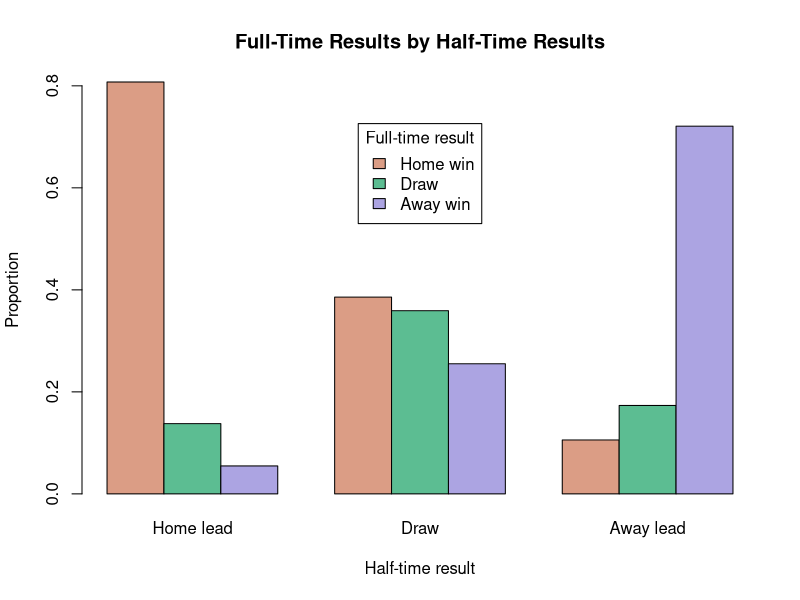
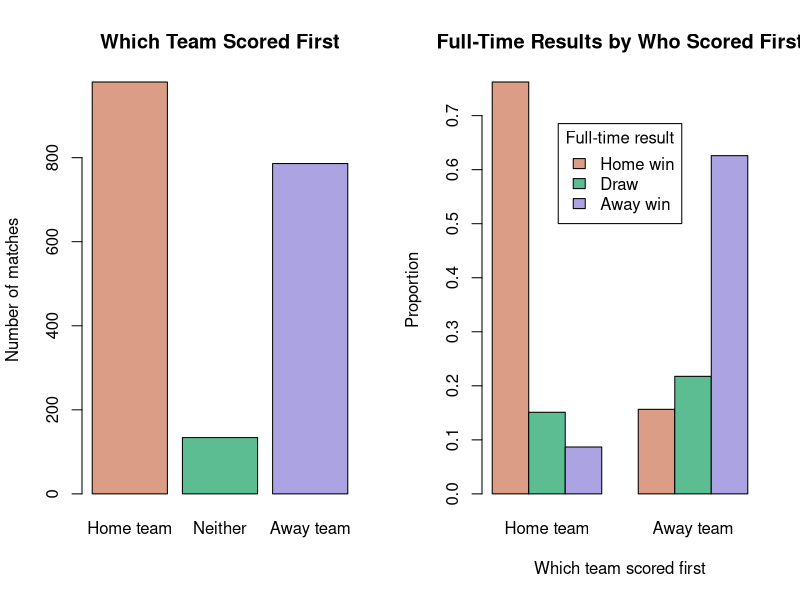
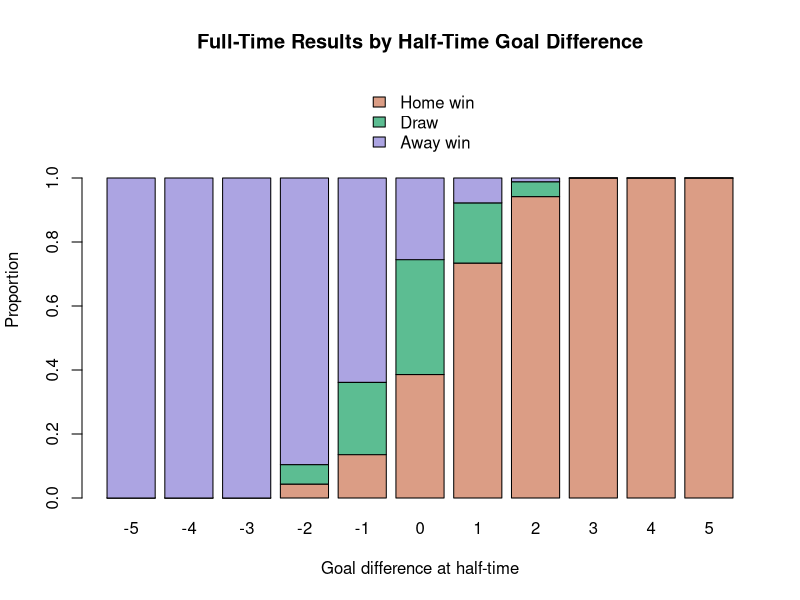
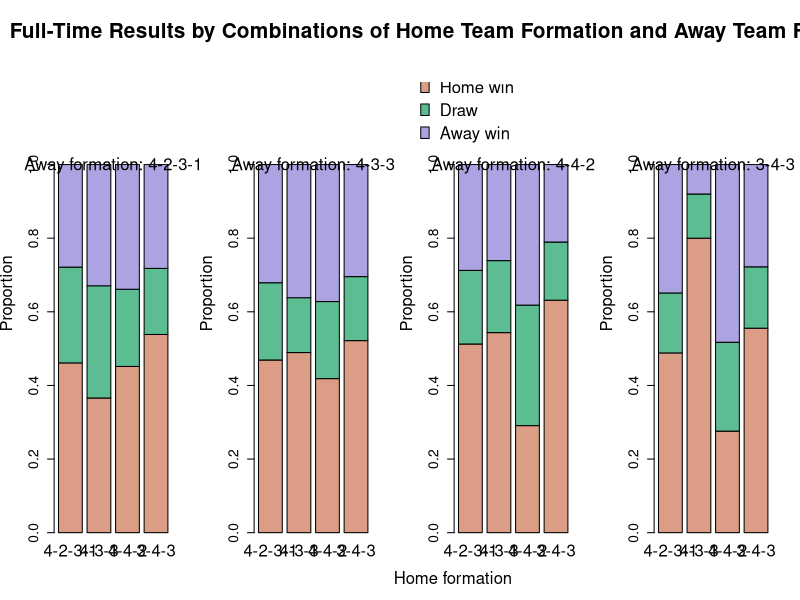
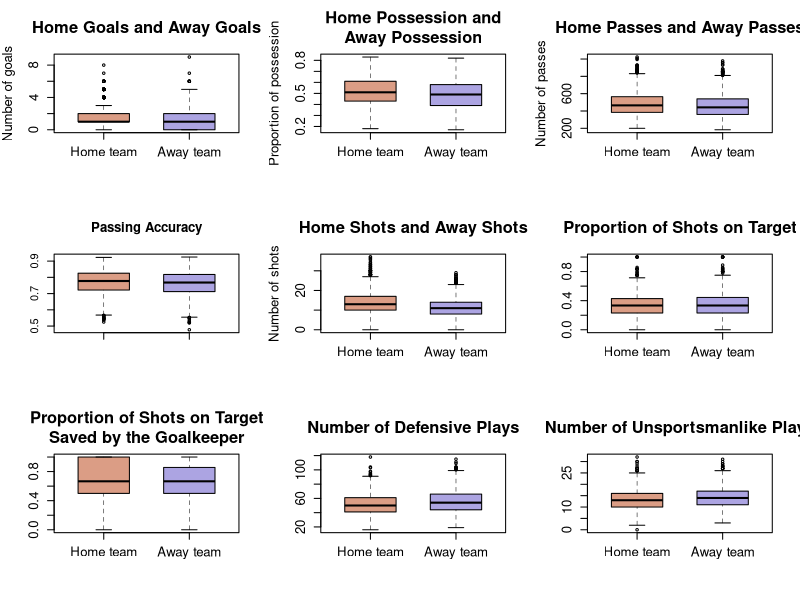
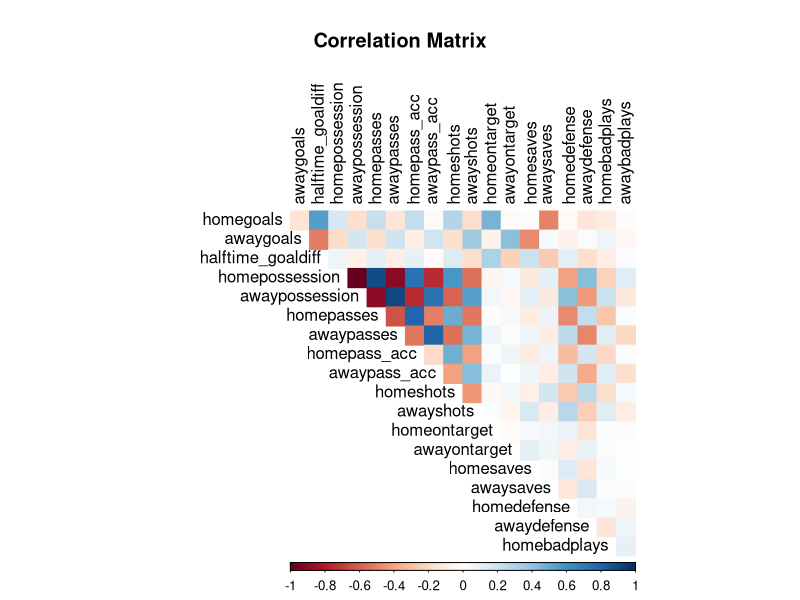
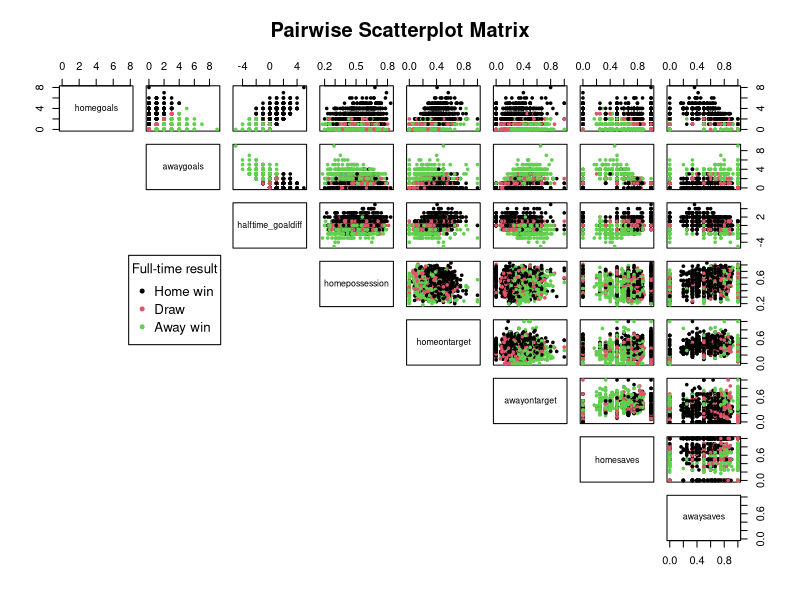
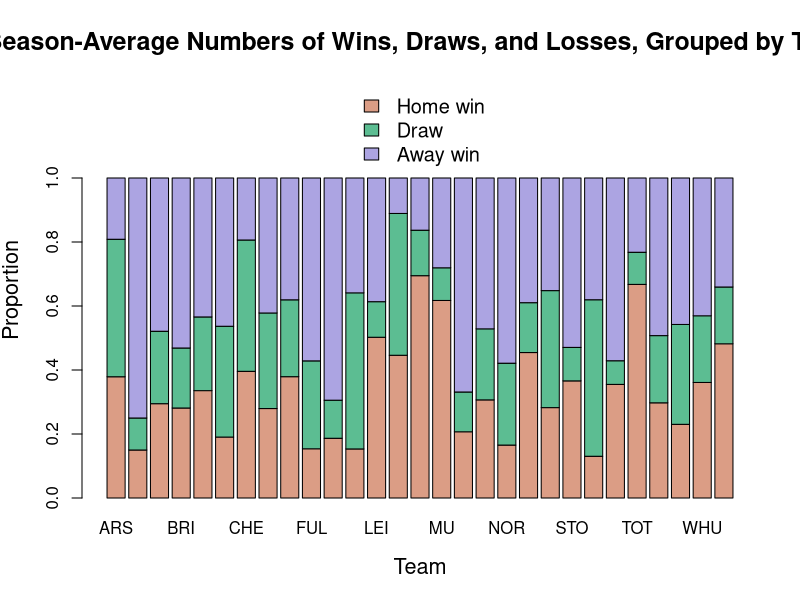

These figures' R source, in order: (Note: this script raises an error after producing the figures.)
## Analyzing match statistics and team performances in 5 seasons (2015/16 to 2019/20) of the Premier League
##
## AUTHOR: TARA NGUYEN
## Part of final project for UCLA Extension course:
## Introduction to Data Science
## Completed in December 2020

########## DATA IMPORT AND CLEANING ##########

library(readr)   ## for function read_csv()
matchstats <- read_csv('matchstats.csv')
matchstats
names(matchstats)
summary(matchstats)
colSums(is.na(matchstats))

## replace NAs

matchstats$scoredfirst[is.na(matchstats$scoredfirst)] <- 'neither'

## turn some variables into factors

matchstats$season <- as.factor(matchstats$season)
matchstats$fulltime_res <- factor(matchstats$fulltime_res,
	levels = c('home_win', 'draw', 'away_win'))
matchstats$scoredfirst <- factor(matchstats$scoredfirst,
	levels = c('home', 'neither', 'away'))
matchstats$halftime_res <- factor(matchstats$halftime_res,
	levels = c('home_lead', 'draw', 'away_lead'))
summary(matchstats)

########## DATA TRANSFORMATION ##########

## full-time and half-time results

ft_res <- c('Home win', 'Draw', 'Away win')
ht_res <- c('Home lead', 'Draw', 'Away lead')

## which team scored first

sf <- c('Home team', 'Neither', 'Away team')

##### MATCH RECORDS #####

## most home goals, most away goals

sorthomegoals <- matchstats[order(matchstats$homegoals), c(1:4, 5)]
tail(sorthomegoals)
tail(matchstats[order(matchstats$awaygoals), c(1:4, 6)])

## draws with the most goals

tail(sorthomegoals[sorthomegoals$fulltime_res == 'draw', ], 15)

## biggest home wins, biggest away wins

goaldiff <- matchstats$homegoals - matchstats$awaygoals
tail(matchstats[order(goaldiff), c(1:3, 5, 6)])
head(matchstats[order(goaldiff), c(1:3, 5, 6)])

## highest goal difference at half-time

tail(matchstats[order(matchstats$halftime_goaldiff), c(1:4, 9)])

## biggest comebacks after trailing at half-time

comeback <- cbind(matchstats[, c(1:3, 5, 6, 9)], goaldiff)
comeback <- comeback[order(comeback$halftime_goaldiff), ]

home_cb <- subset(comeback, halftime_goaldiff < 0 & goaldiff > 0)
home_cb_goals <- home_cb$goaldiff - home_cb$halftime_goaldiff
tail(home_cb[order(abs(home_cb$halftime_goaldiff), home_cb_goals), ])

away_cb <- subset(comeback, halftime_goaldiff > 0 & goaldiff < 0)
away_cb_goals <- away_cb$halftime_goaldiff - away_cb$goaldiff
tail(away_cb[order(away_cb$halftime_goaldiff, away_cb_goals), ])

## most unbalanced possession

possessdiff <- matchstats$homepossession - matchstats$awaypossession
tail(matchstats[order(abs(possessdiff)), c(1:4, 12, 13)])

## wins with the lowest possession

sorthomepossess <- matchstats[order(matchstats$homepossession), c(1:4, 12)]
head(sorthomepossess[sorthomepossess$fulltime_res == 'home_win', ])
sortawaypossess <- matchstats[order(matchstats$awaypossession), c(1:4, 13)]
head(sortawaypossess[sortawaypossess$fulltime_res == 'away_win', ])

## losses with the highest possession

tail(sorthomepossess[sorthomepossess$fulltime_res == 'away_win', ])
tail(sortawaypossess[sortawaypossess$fulltime_res == 'home_win', ])

## most/least passes by both teams combined

totalpasses <- matchstats$homepasses + matchstats$awaypasses
passes_subset <- cbind(matchstats[, c(1:4, 14, 15)], totalpasses)
tail(passes_subset[order(totalpasses), ])
head(passes_subset[order(totalpasses), ])

## biggest difference in number of accurate passes

homeaccpasses <- matchstats$homepasses * matchstats$homepass_acc
awayaccpasses <- matchstats$awaypasses * matchstats$awaypass_acc
accpassdiff <- abs(homeaccpasses - awayaccpasses)
accpass_subset <- cbind(matchstats[, c(1:4)], homeaccpasses, awayaccpasses,
	accpassdiff)
tail(accpass_subset[order(accpassdiff), ])

## most/least shots by both teams combined

totalshots <- matchstats$homeshots + matchstats$awayshots
shots_subset <- cbind(matchstats[, c(1:4, 18, 19)], totalshots)
tail(shots_subset[order(totalshots), ])
head(shots_subset[order(totalshots), ])

## wins with the least shots on target

homeshots_ot <- matchstats$homeshots * matchstats$homeontarget
homesot_subset <- cbind(matchstats[, 1:4], homeshots_ot)
homesot_subset <- homesot_subset[order(homeshots_ot), ]
head(homesot_subset[homesot_subset$fulltime_res == 'home_win', ])

awayshots_ot <- matchstats$awayshots * matchstats$awayontarget
awaysot_subset <- cbind(matchstats[, 1:4], awayshots_ot)
awaysot_subset <- awaysot_subset[order(awayshots_ot), ]
head(awaysot_subset[awaysot_subset$fulltime_res == 'away_win', ])

## losses with the most shots on target

tail(homesot_subset[homesot_subset$fulltime_res == 'away_win', ])
tail(awaysot_subset[awaysot_subset$fulltime_res == 'home_win', ])

## biggest difference in number of shots on target

sotdiff <- abs(homeshots_ot - awayshots_ot)
sot_subset <- cbind(matchstats[, 1:4], homeshots_ot, awayshots_ot, sotdiff)
tail(sot_subset[order(sot_subset$sotdiff), ])

## goalless draws with the highest number of shots on target

totalsot <- homeshots_ot + awayshots_ot
nogoal_subset <- cbind(matchstats[, c(1:3, 7)], homeshots_ot, awayshots_ot, 
	totalsot)
nogoal_subset <- subset(nogoal_subset, scoredfirst == 'neither',
	select = c(1:3, 5:7))
tail(nogoal_subset[order(nogoal_subset$totalsot), ])

## most/least defensive plays by both teams combined

totaldefense <- matchstats$homedefense + matchstats$awaydefense
defense_subset <- cbind(matchstats[, c(1:4, 24, 25)], totaldefense)
tail(defense_subset[order(totaldefense), ])
head(defense_subset[order(totaldefense), ])

## most/least unsportsmanlike plays by both teams combined

totalbadplays <- matchstats$homebadplays + matchstats$awaybadplays
badplays_subset <- cbind(matchstats[, c(1:4, 26, 27)], totalbadplays)
tail(badplays_subset[order(totalbadplays), ])
head(badplays_subset[order(totalbadplays), ])

##### CONTIGENCY TABLES ACROSS ALL MATCHES #####

## full-time results, half-time results, and which team scored first

(ft_res_tab <- table(matchstats$fulltime_res))
(ht_res_tab <- table(matchstats$halftime_res))
(sf_tab <- table(matchstats$scoredfirst))

## full-time results by half-time results

(ft_ht_tab <- xtabs(~ fulltime_res + halftime_res, matchstats))
(ft_ht_proptab <- prop.table(ft_ht_tab, 2))   ## proportions

## full-time results by who scored first

(ft_sf_tab <- xtabs(~ fulltime_res + scoredfirst, matchstats))
(ft_sf_proptab <- prop.table(ft_sf_tab, 2))   ## proportions

## full-time results by goal difference at half-time, by home goals and by away goals

(ft_htgd_tab <- xtabs(~ fulltime_res + halftime_goaldiff, matchstats))
(ft_htgd_proptab <- prop.table(ft_htgd_tab, 2))   ## proportions

## full-time results by home goals and by away goals

(ft_homegoals_tab <- xtabs(~ fulltime_res + homegoals, matchstats))
(ft_awaygoals_tab <- xtabs(~ fulltime_res + awaygoals, matchstats))

## number of unique formations

(n_formations_unique <- 
	length(unique(c(matchstats$homeformation, matchstats$awayformation))))
	## 33

## number of times each formation was used

(homefm_tab <- sort(table(matchstats$homeformation), decreasing = T))
(awayfm_tab <- sort(table(matchstats$awayformation), decreasing = T))

## number of home wins, draws, and away wins grouped by formation
## (only the most used formations included)

ft_form_tab <- xtabs(~ fulltime_res + homeformation + awayformation, 
	matchstats)
(ft_form_tab <- ft_form_tab[, names(homefm_tab[1:4]),
	names(awayfm_tab[1:4])])
(ft_form_proptab <- prop.table(ft_form_tab, 2:3))   ## proportions

##### PER-SEASON AND PER-MATCH AVERAGES AT TEAM LEVEL #####

n_teams_per_season <- 20

## all teams

(teams <- sort(unique(c(matchstats$hometeam, matchstats$awayteam))))

## abbreviate team names

teams_abbr <- toupper(substr(teams, 1, 3))
teams_abbr[which(teams_abbr == 'MAN')] <- c('MCT', 'MU')
teams_abbr[which(teams_abbr == 'WES')] <- c('WBA', 'WHU')
teams_abbr

## number of unique teams in all seasons

(n_teams_unique <- length(teams))   ## 29

## number of home/away games each team played across all seasons

n_homegames_byteam <- table(matchstats$hometeam)

## number of seasons each team played in

(n_seasons_byteam <- n_homegames_byteam / (n_teams_per_season - 1))

## teams that played in all 5 seasons

n_seasons_byteam[n_seasons_byteam == 5]
sum(n_seasons_byteam == 5)   ## 13

## season-average number of wins/draws/losses

home_res_tab <- xtabs(~ fulltime_res + hometeam, matchstats)
home_res_seasonavg <- home_res_tab / as.vector(n_seasons_byteam)
head(home_res_seasonavg)

away_res_tab <- xtabs(~ fulltime_res + awayteam, matchstats)
away_res_seasonavg <- away_res_tab / as.vector(n_seasons_byteam)
head(away_res_seasonavg)

res_seasonavg <- rbind(home_res_seasonavg[1, ] + away_res_seasonavg[3, ],
	home_res_seasonavg[2, ] + away_res_seasonavg[2, ],
	home_res_seasonavg[3, ] + away_res_seasonavg[1, ])
rownames(res_seasonavg) <- c('win', 'draw', 'loss')
(res_proptab <- prop.table(res_seasonavg, 2))   ## proportions

## season-average number of times each team scored/conceded first, grouped by full-time results

home_sf_res_tab <- xtabs(~ hometeam + scoredfirst + fulltime_res, 
	matchstats)
home_sf_res_seasonavg <- home_sf_res_tab / as.vector(n_seasons_byteam)
head(home_sf_res_seasonavg[, , 2])

away_sf_res_tab <- xtabs(~ awayteam + scoredfirst + fulltime_res, 
	matchstats)
away_sf_res_seasonavg <- away_sf_res_tab / as.vector(n_seasons_byteam)
head(away_sf_res_seasonavg[, , 2])

## season-average number of wins after conceding first

concf_win_seasonavg <- rbind(home_sf_res_seasonavg[, 'away', 'home_win'], 
	away_sf_res_seasonavg[, 'home', 'away_win'])
rownames(concf_win_seasonavg) <- c('home_win', 'away_win')
concf_win_seasonavg

## percentage of times each team won after conceding first

home_concf_win_prop <- prop.table(home_sf_res_tab[, 'away', ], 1)
away_concf_win_prop <- prop.table(away_sf_res_tab[, 'home', ], 1)
concf_win_prop <- cbind(home_concf_win_prop[, 'home_win'],
	away_concf_win_prop[, 'away_win'])
colnames(concf_win_prop) <- c('Home', 'Away')
head(concf_win_prop)

## season-average number of losses after scoring first

sf_loss_seasonavg <- rbind(home_sf_res_seasonavg[, 'home', 'away_win'], 
	away_sf_res_seasonavg[, 'away', 'home_win'])
rownames(sf_loss_seasonavg) <- c('home_loss', 'away_loss')
sf_loss_seasonavg

## season-average number of half-time leads/draws/trails, grouped by full-time results

home_ft_ht_tab <- xtabs(~ hometeam + halftime_res + fulltime_res,
	matchstats)
colnames(home_ft_ht_tab) <- c('lead', 'draw', 'trail')
home_ht_ft_seasonavg <- home_ft_ht_tab / as.vector(n_seasons_byteam)
head(home_ht_ft_seasonavg[, , 1])

away_ft_ht_tab <- xtabs(~ awayteam + halftime_res + fulltime_res,
	matchstats)
colnames(away_ft_ht_tab) <- c('trail', 'draw', 'lead')
away_ht_ft_seasonavg <- away_ft_ht_tab / as.vector(n_seasons_byteam)
head(away_ht_ft_seasonavg[, , 1])

## season-average number of wins after trailing at half-time

httrail_win_seasonavg <- rbind(home_ht_ft_seasonavg[, 'trail', 'home_win'],
	away_ht_ft_seasonavg[, 'trail', 'away_win'])
rownames(httrail_win_seasonavg) <- c('home_win', 'away_win')
httrail_win_seasonavg

## percentage of times each team won after trailing at half-time

home_httrail_win_prop <- prop.table(home_ft_ht_tab[, 'trail', ])
away_httrail_win_prop <- prop.table(away_ft_ht_tab[, 'trail', ])
httrail_win_prop <- cbind(home_httrail_win_prop[, 'home_win'],
	away_httrail_win_prop[, 'away_win'])
colnames(httrail_win_prop) <- c('Home', 'Away')
head(httrail_win_prop)

## season-average number of losses after leading at half-time

htlead_loss_seasonavg <- rbind(home_ht_ft_seasonavg[, 'lead', 'away_win'], 
	away_ht_ft_seasonavg[, 'lead', 'home_win'])
rownames(htlead_loss_seasonavg) <- c('home_loss', 'away_loss')
htlead_loss_seasonavg

## season-average number of clean sheets

(cleansh_seasonavg <- (xtabs(~ hometeam + awaygoals, matchstats)[, 1] +
	xtabs(~ awayteam + homegoals, matchstats)[, 1]) / n_seasons_byteam)

## match-average stats

home_matchavg <- aggregate(cbind(homegoals, awaygoals, halftime_goaldiff, 
	homepossession, homepasses, homepass_acc, homeshots, homeontarget, 
	homesaves, homedefense, homebadplays) ~ hometeam, matchstats, mean)
colnames(home_matchavg) <- c('team', 'goalsscored', 'goalsconceded', 
	'ht_goaldiff', 'possession', 'passes', 'pass_acc', 'shots', 'ontarget', 
	'saves', 'defense', 'badplays')

away_matchavg <- aggregate(cbind(homegoals, awaygoals, halftime_goaldiff, 
	awaypossession, awaypasses, awaypass_acc, awayshots, awayontarget, 
	awaysaves, awaydefense, awaybadplays) ~ awayteam, matchstats, mean)
colnames(away_matchavg) <- c('team', 'goalsconceded', 'goalsscored', 
	'ht_goaldiff', 'possession', 'passes', 'pass_acc', 'shots', 'ontarget', 
	'saves', 'defense', 'badplays')

matchavg <- cbind(home_matchavg[, 1:3], away_matchavg[, 3:2], 
	(home_matchavg[, 2] + away_matchavg[, 3]) / 2,
	(home_matchavg[, 3] + away_matchavg[, 2]) / 2)
matchavg <- cbind(matchavg,
	(home_matchavg[, -(1:3)] + away_matchavg[, -(1:3)]) / 2)
colnames(matchavg)
colnames(matchavg)[2:7] <- c('homescored', 'homeconceded', 'awayscored', 
	'awayconceded', 'totalscored', 'totalconceded')
matchavg$ft_goaldiff <- with(matchavg, 
	(homescored + awayscored - homeconceded - awayconceded) / 2)
colnames(matchavg)
matchavg <- matchavg[, c(1:7, 17, 8:16)]
format(head(matchavg), digits = 4)

##### SEASON-END STATS AT TEAM LEVEL #####

seasons <- levels(matchstats$season)

## teams in each season

library(reshape2)   ## for function melt()

teams_byseason <- t(aggregate(hometeam ~ season, matchstats, 
	function(x) sort(unique(x))))
teams_byseason <- teams_byseason[-1, ]
colnames(teams_byseason) <- seasons
teams_byseason <- melt(teams_byseason, varnames = c('', 'season'),
	value.name = 'team')
teams_byseason <- teams_byseason[, -1]
teams_byseason[c(1:5, 21:25), ]

## season-total number of wins/draws/losses

homewin_byseason <- aggregate(fulltime_res ~ hometeam + season, matchstats, 
	function(x) sum(x == 'home_win'))
awaywin_byseason <- aggregate(fulltime_res ~ awayteam + season, matchstats, 
	function(x) sum(x == 'away_win'))
win_byseason <- cbind(teams_byseason,
	homewin_byseason[, 3] + awaywin_byseason[, 3])
colnames(win_byseason)[3] <- 'win'

homedraw_byseason <- aggregate(fulltime_res ~ hometeam + season, matchstats, 
	function(x) sum(x == 'draw'))
awaydraw_byseason <- aggregate(fulltime_res ~ awayteam + season, matchstats, 
	function(x) sum(x == 'draw'))
draw_byseason <- cbind(teams_byseason,
	homedraw_byseason[, 3] + awaydraw_byseason[, 3])
colnames(draw_byseason)[3] <- 'draw'

homeloss_byseason <- aggregate(fulltime_res ~ hometeam + season, matchstats, 
	function(x) sum(x == 'away_win'))
awayloss_byseason <- aggregate(fulltime_res ~ awayteam + season, matchstats, 
	function(x) sum(x == 'home_win'))
loss_byseason <- cbind(teams_byseason,
	homeloss_byseason[, 3] + awayloss_byseason[, 3])
colnames(loss_byseason)[3] <- 'loss'

res_byseason <- cbind(win_byseason, draw_byseason[, 3], loss_byseason[, 3])
colnames(res_byseason)[4:5] <- c('draw', 'loss')
head(res_byseason)

## season-total number of points earned (3 for each win, 1 for each draw)

pts_byseason <- cbind(res_byseason[, 1:2],
	res_byseason$win * 3 + res_byseason$draw)
colnames(pts_byseason)[3] <- 'points'
head(pts_byseason)

## season-total number of goals scored/conceded

homesc_byseason <- aggregate(homegoals ~ hometeam + season, matchstats, sum)
awaysc_byseason <- aggregate(awaygoals ~ awayteam + season, matchstats, sum)
scored_byseason <- cbind(teams_byseason,
	homesc_byseason[, 3] + awaysc_byseason[, 3])
colnames(scored_byseason)[3] <- 'goalsscored'
head(scored_byseason)

homeconc_byseason <- aggregate(awaygoals ~ hometeam + season, matchstats, 
	sum)
awayconc_byseason <- aggregate(homegoals ~ awayteam + season, matchstats, 
	sum)
conceded_byseason <- cbind(teams_byseason,
	homeconc_byseason[, 3] + awayconc_byseason[, 3])
colnames(conceded_byseason)[3] <- 'goalsconceded'
head(conceded_byseason)

## season-total goal difference

goaldiff_byseason <- cbind(teams_byseason,
	scored_byseason[3] - conceded_byseason[3])
colnames(goaldiff_byseason)[3] <- 'goaldiff'
head(goaldiff_byseason)

##### TEAM RANKINGS #####

## rankings at the end of each season

ranktab_byseason <- cbind(res_byseason, pts_byseason[3], scored_byseason[3], 
	conceded_byseason[3])

## season-total goal difference
ranktab_byseason$goaldiff <- 
	ranktab_byseason$goalsscored - ranktab_byseason$goalsconceded

## ranks
ranktab_byseason <- ranktab_byseason[with(ranktab_byseason, 
	order(season, points, goaldiff, goalsscored, goalsconceded, 
	decreasing = c(F, rep(T, 4)))), ]
ranktab_byseason$rank <- rep(1:n_teams_per_season, length(seasons))
ncol <- ncol(ranktab_byseason)
ranktab_byseason <- ranktab_byseason[, c(ncol, 1:(ncol-1))]
head(ranktab_byseason)
tail(ranktab_byseason)

## rankings across all seasons

ranktab_allseasons <- cbind(n_homegames_byteam * 2, 
	aggregate(cbind(win, draw, loss, points, goalsscored, goalsconceded, 
		goaldiff) ~ team, ranktab_byseason, mean)[, -1])
head(ranktab_allseasons)
colnames(ranktab_allseasons)[1:2] <- c('team', 'matches')

## ranks
ranktab_allseasons <- ranktab_allseasons[with(ranktab_allseasons, 
	order(points, goaldiff, goalsscored, decreasing = T)), ]
ranktab_allseasons$rank <- 1:nrow(ranktab_allseasons)
ncol <- ncol(ranktab_allseasons)
ranktab_allseasons <- ranktab_allseasons[, c(ncol, 1:(ncol-1))]
head(ranktab_allseasons)   ## teams with the highest average points/season
tail(ranktab_allseasons)   ## teams with the lowest average points/season

##### TEAM RECORDS #####

## most/least wins/draws/losses in a season

tail(ranktab_byseason[order(ranktab_byseason$win), ])
head(ranktab_byseason[order(ranktab_byseason$win), ])
tail(ranktab_byseason[order(ranktab_byseason$draw), ])
head(ranktab_byseason[order(ranktab_byseason$draw), ])
tail(ranktab_byseason[order(ranktab_byseason$loss), ])
head(ranktab_byseason[order(ranktab_byseason$loss), ])

## most/least total wins/draws/losses per season

tail(ranktab_allseasons[order(ranktab_allseasons$win), ])
head(ranktab_allseasons[order(ranktab_allseasons$win), ])
tail(ranktab_allseasons[order(ranktab_allseasons$draw), ])
head(ranktab_allseasons[order(ranktab_allseasons$draw), ])
tail(ranktab_allseasons[order(ranktab_allseasons$loss), ])
head(ranktab_allseasons[order(ranktab_allseasons$loss), ])

## most/least points in a season

tail(ranktab_byseason[order(ranktab_byseason$points), ])
head(ranktab_byseason[order(ranktab_byseason$points), ])

## most season-average wins after conceding first

tail(sort(colSums(concf_win_seasonavg)))

## most season-average losses after scoring first

tail(sort(colSums(sf_loss_seasonavg)))

## most season-average wins after trailing at half-time

tail(sort(colSums(httrail_win_seasonavg)))

## most season-average losses after leading at half-time

tail(sort(colSums(htlead_loss_seasonavg)))

## most clean sheets per season

tail(sort(cleansh_seasonavg))

## most/least goals scored/conceded in a season

tail(ranktab_byseason[order(ranktab_byseason$goalsscored), ])
head(ranktab_byseason[order(ranktab_byseason$goalsscored), ])
tail(ranktab_byseason[order(ranktab_byseason$goalsconceded), ])
head(ranktab_byseason[order(ranktab_byseason$goalsconceded), ])

## highest/lowest goal difference in a season

tail(ranktab_byseason[order(ranktab_byseason$goaldiff), ])
head(ranktab_byseason[order(ranktab_byseason$goaldiff), ])

########## DATA VISUALIZATION ##########

## function for getting colors for plots
## n: number of colors needed
## i: index of the color palette listed in hcl.pals('qualitative')
## i = 1: "Pastel 1"
## i = 2: "Dark 2"
## i = 3: "Dark 3"
## i = 4: "Set 2"
## i = 5: "Set 3"
## i = 6: "Warm"
## i = 7: "Cold"
## i = 8: "Harmonic"
## i = 9: "Dynamic"
## i > 9: the list of palettes gets recycled
## alpha: color transparency; a single number or a vector of numbers between 0 and 1

getcol <- function(n, i, alpha = NULL) {
	if (i %% 9 != 0) {
		i <- i %% 9
	}
	hcl.colors(n, hcl.pals('qualitative')[i], alpha = alpha)
}

## colors for plots of home team vs. away team

col_hva <- getcol(3, 9)[c(1, 3)]

## function for drawing box plots with user-defined properties
## x: data for plotting
## ...: other arguments to be passed to the boxplot() function

myboxplot <- function(x, ...) {
	boxplot(x, ..., col = col_hva, boxwex = .6, medlwd = 2, whisklwd = .5, 
		staplewex = .3, outcex = .5)
}

## function for saving plots as png files
## name: a descriptive name for the file (without the .png extension)
## w, h: width and height (in pixels) of the image

saveaspng <- function(name, w = 700, h = 480) {
	filename <- paste0('epldat5seasons/Plots/', name, '.png')
	png(filename, w, h)
}

##### PLOTS OF CONTIGENCY TABLES #####

saveaspng('fulltime-halftime-results')
barplot(ft_ht_proptab, main = 'Full-Time Results by Half-Time Results',
	names.arg = ht_res, xlab = 'Half-time result', ylab = 'Proportion',
	col = getcol(3, 9), beside = T, legend.text = ft_res, 
	args.legend = list(x = 'top', title = 'Full-time result', inset = .1))
dev.off()

saveaspng('fulltime-results-scoredfirst')
par(mfrow = c(1, 2))
barplot(sf_tab, main = 'Which Team Scored First', names.arg = sf,
	ylab = 'Number of matches', col = getcol(3, 9))
barplot(ft_sf_proptab[, -2], main = 'Full-Time Results by Who Scored First',
	names.arg = sf[-2], xlab = 'Which team scored first',
	ylab = 'Proportion', beside = T, col = getcol(3, 9),
	legend.text = ft_res, args.legend = list(x = 'top',
	title = 'Full-time result', inset = .1))
par(mfrow = c(1, 1))
dev.off()

saveaspng('fulltime-results-halftime-goaldiff')
barplot(ft_htgd_proptab, col = getcol(3, 9), ylim = c(0, 1.3), axes = F,
	main = 'Full-Time Results by Half-Time Goal Difference',
	xlab = 'Goal difference at half-time', ylab = 'Proportion')
## draw y-axis
axis(2, seq(0, 1, .2))
## add legend
legend('top', ft_res, fill = getcol(3, 9), bty = 'n')
dev.off()

saveaspng('formations', 1000)
par(mfrow = c(1, 4))
for (i in 1:4) {
	bp <- barplot(ft_form_proptab[, , i], col = getcol(3, 9), axes = F, 
		axisnames = F, ylim = c(0, 1.3), ylab = 'Proportion', 
		cex.lab = 1.5)
	## draw y-axis
	axis(2, seq(0, 1, .2), cex.axis = 1.25)
	## add info on teams' formations
	mtext(paste('Away formation:', dimnames(ft_form_proptab)[[3]][i]),
		line = -9)
	mtext(dimnames(ft_form_proptab)[[2]], at = bp, side = 1, line = 1)
}
par(mfrow = c(1, 1))
## add title and x-axis label
title <- 'Full-Time Results by Combinations of Home Team Formation and Away Team Formation'
xlab <- 'Home formation'
mtext(c(title, xlab), side = c(3, 1), line = c(2, 3.5), font = c(2, 1), 
	cex = c(1.25, 1))
## add legend
legend('topleft', ft_res, fill = getcol(3, 9), bty = 'n', 
	inset = c(.41, .02))
dev.off()

##### PLOTS OF NUMERIC VARIABLES #####

## function for drawing box plots of numeric variables
## x, y: data for plotting
## ...: other arguments to be passed to myboxplot() function

numvarsbxp <- function(x, y, ...) {
	myboxplot(x, y, names = c('Home team', 'Away team'), cex.main = 1.5, 
		cex.lab = 1.2, cex.axis = 1.2, ...)
}

saveaspng('numericvars', 700, 500)
par(mfrow = c(3, 3))
with(matchstats, numvarsbxp(homegoals, awaygoals, ylab = 'Number of goals',
	main = 'Home Goals and Away Goals'))
with(matchstats, numvarsbxp(homepossession, awaypossession,
	main = 'Home Possession and\nAway Possession',
	ylab = 'Proportion of possession'))
with(matchstats, numvarsbxp(homepasses, awaypasses,
	main = 'Home Passes and Away Passes', ylab = 'Number of passes'))
with(matchstats, myboxplot(homepass_acc, awaypass_acc,
	main = 'Passing Accuracy'))
with(matchstats, numvarsbxp(homeshots, awayshots, ylab = 'Number of shots',
	main = 'Home Shots and Away Shots'))
with(matchstats, numvarsbxp(homeontarget, awayontarget,
	main = 'Proportion of Shots on Target'))
with(matchstats, numvarsbxp(homesaves, awaysaves,
	main = 'Proportion of Shots on Target\nSaved by the Goalkeeper'))
with(matchstats, numvarsbxp(homedefense, awaydefense,
	main = 'Number of Defensive Plays'))
with(matchstats, numvarsbxp(homebadplays, awaybadplays,
	main = 'Number of Unsportsmanlike Plays'))
par(mfrow = c(1, 1))
dev.off()

## visualization of correlation matrix

library(corrplot)   ## for function corrplot()

saveaspng('correlation-matrix', 480)
corrplot(cor(matchstats[, c(5:6, 9, 12:27)]), method = 'color', 
	title = 'Correlation Matrix', type = 'upper', diag = F, 
	mar = c(0, 0, 4, 0), tl.col = 1, cl.pos = 'b', cl.ratio = .1)
dev.off()

## pairwise scatterplot matrix, color-coded by full-time results

saveaspng('scatterplot-matrix')
plot(matchstats[, c(5:6, 9, 12, 20:23)], col = matchstats$fulltime_res, 
	main = 'Pairwise Scatterplot Matrix', pch = 20, cex = .8,
	lower.panel = NULL)
## add legend
legend('left', ft_res, title = 'Full-time result', col = 1:3, pch = 20, 
	cex = .8, inset = .1)
dev.off()

##### PLOTS OF PER-SEASON AND PER-MATCH AVERAGES #####

saveaspng('win-draw-loss', 1280)
barplot(res_proptab, col = getcol(3, 9), ylim = c(0, 1.3), axes = F,
	main = paste('Season-Average Numbers of Wins, Draws, and Losses,',
	'Grouped by Team'), names.arg = teams_abbr, xlab = 'Team',
	ylab = 'Proportion', cex.lab = 1.3, cex.main = 1.5)
## draw y-axis
axis(2, seq(0, 1, .2))
## add legend
legend('top', ft_res, fill = getcol(3, 9), cex = 1.2, bty = 'n')
dev.off()

saveaspng('win-concfirst-seasonavg', 1280)
barplot(concf_win_seasonavg, col = getcol(2, 9), names.arg = teams_abbr,
	main = paste('Season-Average Number of Times A Team Won',
	'After Conceding First'), ylim = c(0, max(concf_win_seasonavg) * 1.1), 
	ylab = 'Number of matches', xlab = 'Team', cex.lab = 1.3, 
	cex.main = 1.5)
## add legend
legend('topleft', c('Home win', 'Away win'), cex = 1.2, fill = getcol(2, 9), 
	inset = c(.15, .05), horiz = T)
dev.off()

saveaspng('win-concfirst-prop', 480)
myboxplot(concf_win_prop, col = col_hva, ylab = 'Proportion',
	main = 'Proportion of Times A Team Won After Conceding First', 
	boxwex = .6, medlwd = 2, whisklwd = .5, staplewex = .3, outcex = .5)
dev.off()

saveaspng('win-trailatht-seasonavg', 1280)
barplot(httrail_win_seasonavg, col = getcol(2, 9), names.arg = teams_abbr,
	main = paste('Season-Average Number of Times A Team Won',
	'After Trailing at Half-Time'), ylab = 'Number of matches',
	xlab = 'Team', cex.lab = 1.3, cex.main = 1.5)
## add legend
legend('top', c('Home win', 'Away win'), cex = 1.2, fill = getcol(2, 9), 
	inset = .1, horiz = T)
dev.off()

saveaspng('win-trailatht-prop', 480)
myboxplot(httrail_win_prop, col = col_hva, ylab = 'Proportion',
	main = 'Proportion of Times A Team Won After Trailing at Half-Time', 
	boxwex = .6, medlwd = 2, whisklwd = .5, staplewex = .3, outcex = .5)
dev.off()

## PLOTS OF NUMERIC VARIABLES

saveaspng('goals-homevsaway-matchavg', 600)
par(mfrow = c(1, 2))
with(matchavg, myboxplot(homescored, awayscored, col = col_hva,
	main = 'Average Number of Goals Scored\nPer Match at Home Vs. Away', 
	cex.axis = .8, names = c('Home', 'Away'), ylab = 'Number of goals'))
with(matchavg, myboxplot(homeconceded, awayconceded, col = col_hva,
	main = 'Average Number of Goals Conceded\nPer Match at Home Vs. Away', 
	cex.axis = .8, names = c('Home', 'Away'), ylab = 'Number of goals'))
par(mfrow = c(1, 1))
dev.off()

## function for drawing bar plots of numeric variables
## var: name of column in matchavg data frame to be plotted
## ...: other arguments to be passed to barplot() function

numvarsbrp <- function(var, ...) {
	barplot(matchavg[, var], col = getcol(n_teams_unique, 9), xlab = 'Team', 
		cex.lab = 1.3, cex.main = 1.5, names.arg = teams_abbr, 
		ylim = c(0, matchavg[, var]) * 1.1, ...)
}

saveaspng('team-matchavg-possession', 1280)
numvarsbrp('possession', main = 'Average Proportion of Ball Possession Per Match')
dev.off()

saveaspng('team-matchavg-passes', 1280)
numvarsbrp('passes', main = 'Average Number of Passes Per Match')
dev.off()

saveaspng('team-matchavg-pass_acc', 1280)
numvarsbrp('pass_acc', main = 'Average Passing Accuracy Per Match')
dev.off()

saveaspng('team-matchavg-shots', 1280)
numvarsbrp('shots', main = 'Average Number of Shots Per Match')
dev.off()

saveaspng('team-matchavg-ontarget', 1280)
numvarsbrp('ontarget', main = 'Average Proportion of Shots on Target Per Match')
dev.off()

saveaspng('team-matchavg-saves', 1280)
numvarsbrp('saves', main = paste('Average Proportion of Shots on Target', 
	'Saved by the Goalkeeper Per Match'))
dev.off()

saveaspng('team-matchavg-defense', 1280)
numvarsbrp('defense', main = 'Average Number of Defensive Plays Per Match')
dev.off()

saveaspng('team-matchavg-badplays', 1280)
numvarsbrp('badplays', main = 'Average Number of Unsportsmanlike Plays Per Match')
dev.off()

########## STATISTICAL ANALYSES ##########

##### CLASSIFICATION OF FULL-TIME RESULTS USING RANDOM FORESTS #####

## split data into training set (70%) and test set (30%)
## select only variables that are going to be in the model

nrow <- nrow(matchstats)
ntrain <- round(nrow * .7)
set.seed(264)   ## for reproducible results
index <- sample(nrow, ntrain)
(trainset <- matchstats[index, c(4:7, 9, 12, 20:23)])
(testset <- matchstats[-index, c(4:7, 9, 12, 20:23)])

library(randomForest)   ## to use random forest algorith

(rf <- randomForest(fulltime_res ~ ., trainset, importance = T))
## Number of trees: 500
## No. of variables tried at each split: 3
## OOB estimate of error rate: .45%

## plot error rates vs. number of trees

saveaspng('randomforest-error-vs-ntree')
plot(rf, main = paste('Error Rates as a Function of the Number of Trees',
	'in the Random Forest'))
## add legend
legend('topright', c('Out-of-bag sample', 'Home-win class', 'Draw class', 
	'Away-win class'), lty = 1:4, col = 1:4)
dev.off()

## use model rf to classify full-time results in the test set

pred <- predict(rf, testset)

## confusion matrix of predicted values and actual values in test set

table(pred, testset$fulltime_res)

## number of misclassifcations and error rate in the test set

(n_misclass <- sum(testset$fulltime_res != pred))   ## 2
(mean(testset$fulltime_res != pred) * 100)   ## .35%

## fine-tune the model by varying the number of variables tried at each split

testset_err_rate_new <- c()
oob_error <- c()
for (i in 1:(ncol(trainset) - 1)) {
	rf_new <- randomForest(fulltime_res ~ ., trainset, mtry = i,
		importance = T)
	
	## new predicted values for the test set
	pred_new <- predict(rf_new, testset)
	
	## new misclassification rate in the test set
	testset_err_rate_new[i] <- mean(testset$fulltime_res != pred_new)

	## new out-of-bag error estimate
	oob_error[i] <- rf_new$err.rate[rf_new$ntree, 1]
}

## plot new error rates vs. number of variables tried at each split

saveaspng('randomforest-finetune')
par(mfrow = c(1, 2))
plot(testset_err_rate_new, type = 'b', col = 3, 
	xlab = 'Number of variables', ylab = 'Error rate in the test set')
plot(oob_error, type = 'b', col = 4, lty = 2, pch = 20, 
	xlab = 'Number of variables', ylab = 'Out-of-bag error estimate')
## add title
title <- paste('Error Rates in the Test Set and Out-of-Bag Error Estimates',
	'as a Function of\nthe Number of Variables Tried at Each Split')
par(mfrow = c(1, 1))
mtext(title, line = 1, font = 2, cex = 1.2)
dev.off()

## importance matrix for the original model (rf)

importance <- importance(rf)
importance[order(importance[, 4], importance[, 5], decreasing = T), ]

## variable importance plot

saveaspng('randomforest-varimportance')
varImpPlot(rf, main = 'Variable Importance in the Random Forest')
dev.off()

## how many times each variable was used in the random forest

use_counts <- varUsed(rf)
names(use_counts) <- colnames(trainset)[-1]
sort(use_counts, decreasing = T)

## partial dependence plots for the three most important variables

## get the coordinates to find out the limits on the axes
pdp <- vector('list', 5)
pdp[[1]] <- partialPlot(rf, as.data.frame(trainset), homegoals, 'home_win', 
	plot = F)
pdp[[2]] <- partialPlot(rf, as.data.frame(trainset), homegoals, 'draw',
	plot = F)
pdp[[3]] <- partialPlot(rf, as.data.frame(trainset), homegoals, 'away_win', 
	plot = F)
pdp[[4]] <- partialPlot(rf, as.data.frame(trainset), awaygoals, 'home_win', 
	plot = F)
pdp[[5]] <- partialPlot(rf, as.data.frame(trainset), awaygoals, 'away_win', 
	plot = F)

xlim <- range(sapply(pdp, function(x) range(x$x)))
ylim <- range(sapply(pdp, function(x) range(x$y))) * c(1.1, 1.5)

## draw the plots

saveaspng('randomforest-partialdependence-numeric')
plot(pdp[[1]], type = 'b', col = 3, lty = 2, lwd = 2, xlim = xlim, 
	ylim = ylim, main = paste('Partial Dependence of Full-Time Results on', 
	'the Numbers of Home Goals and Away Goals'), xlab = 'Number of goals', 
	ylab = 'Partial dependence')
lines(pdp[[2]], type = 'b', col = 3, lty = 3, lwd = 3, pch = 0)
lines(pdp[[3]], type = 'b', col = 3, lty = 4, lwd = 2, pch = 2)
lines(pdp[[4]], type = 'b', col = 4, lty = 2, lwd = 2, pch = 16)
lines(pdp[[5]], type = 'b', col = 4, lty = 4, lwd = 2, pch = 17)
## add legends
legend('topleft', c('Home win', 'Draw', 'Away win'), col = 3, lty = 2:4,
	lwd = c(2, 3, 2), pch = c(1, 0, 2), title = 'Dependence on home goals', 
	box.lwd = .5)
legend('topright', c('Home win', 'Away win'), col = 4, lty = c(2, 4),
	lwd = 2, pch = c(16, 17), title = 'Dependence on away goals', 
	box.lwd = .5)
## add horizontal line at y = 0
abline(h = 0, col = 'red', lty = 5)
dev.off()

saveaspng('randomforest-partialdependence-sf', 750)
classes <- levels(trainset$fulltime_res)
par(mfrow = c(1, 3))
for (i in seq_along(classes)) {
	pdp_sf <- partialPlot(rf, as.data.frame(trainset), scoredfirst,
		classes[i], plot = F)
	bp <- barplot(pdp_sf$y, col = getcol(3, 9)[i], axes = F, axisnames = F,
		ylim = range(pdp_sf$y) + c(-.2, 1), ylab = 'Partial dependence',
		cex.lab = 1.5)
	## draw y-axis
	axis(2, cex.axis = 1.2)
	## add x-axis names
	mtext(sf, at = bp, side = 1, line = .5, cex = .9)
	## add legend
	legend('top', ft_res[i], fill = getcol(3, 9)[i], cex = 1.4, 
		inset = .02, box.lwd = .5)
}
par(mfrow = c(1, 1))
## add title and x-axis label
title <- 'Partial Dependence of Full-Time Results on Which Team Scored First'
xlab <- 'Which team scored first'
mtext(c(title, xlab), side = c(3, 1), line = c(2.5, 3.5), font = c(2, 1), 
	cex = c(1.2, 1))
dev.off()
